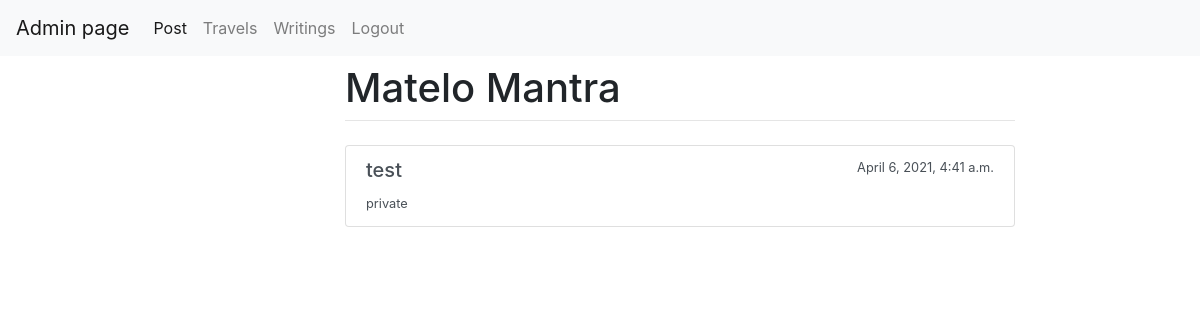
The page /api/post/ (signed in) on the database as committed earlier.
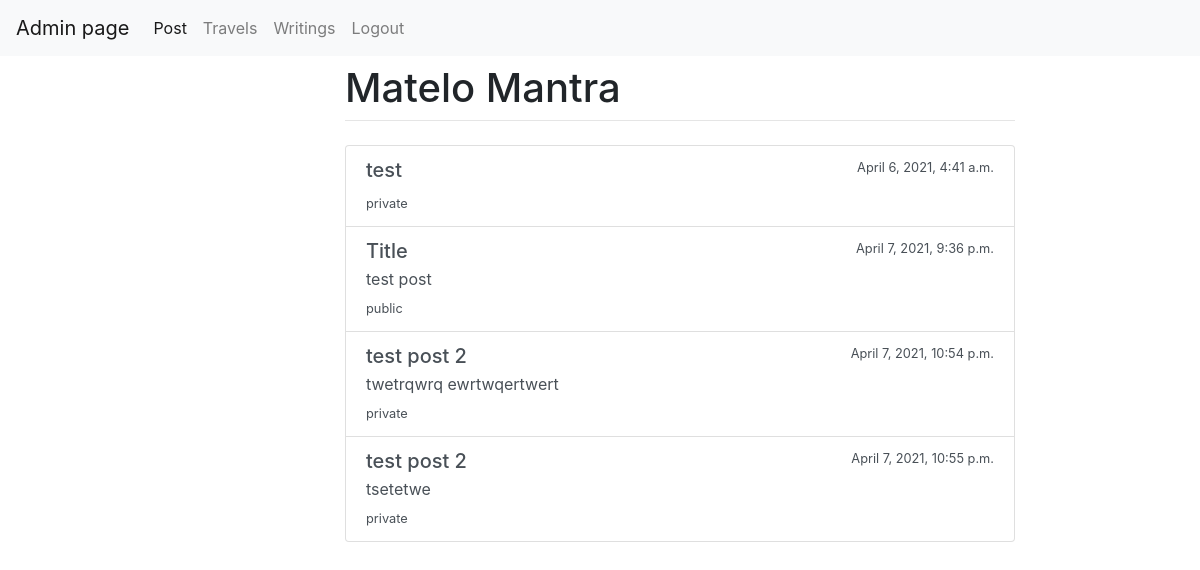
The same page on the database as committed later.
### main/models.py (models this page shows, shortened)
class Post(models.Model):
    name = models.CharField(max_length=200)
    text = models.TextField(max_length=800, blank=True)
    created_at = models.DateTimeField(auto_now_add=True)
    public = models.BooleanField(default=False)

### main/views.py (the view)
# urls.py: path("post/", views.listPost, name="listPost"),
def listPost(response):
    if response.user.is_authenticated:
        pList = Post.objects.filter()
        return render(response, "main/postList.html", {"list": pList})
    return HttpResponseForbidden()

### main/templates/main/postList.html (shortened to what this page needs)
{%  extends "main/base.html" %}
{% block content %}
    <div class="list-group">
    {% for p in list %}
  <a href="/api/post/{{ p.id }}" class="list-group-item list-group-item-action flex-column align-items-start">
    <div class="d-flex w-100 justify-content-between">
      <h5 class="mb-1">{{ p.name }}</h5>
      <small>{{ p.created_at }}</small>
    </div>
    <p class="mb-1">{{ p.text }}</p>
      {% if p.public == True %}
    <small>public</small>
        {% else %}
    <small>private </small>
    {% endif %}
  </a>
    {% endfor %}
        </div>
{% endblock %}

### main/templates/main/base.html (shortened to what this page needs)
<!DOCTYPE html>
<html lang="en">
<head>
    <link rel="stylesheet" href="https://stackpath.bootstrapcdn.com/bootstrap/4.3.1/css/bootstrap.min.css">
</head>
<body>
    <nav class="navbar navbar-expand-lg navbar-light bg-light">
      <a class="navbar-brand" href="/api/home">Admin page</a>
      <div class="collapse navbar-collapse" id="navbarNav">
        <ul class="navbar-nav">
          <li class="nav-item active">
            <a class="nav-link" href="/api/post/create"> Post <span class="sr-only">(current)</span></a>
          </li>
          <li class="nav-item">
            <a class="nav-link" href="#"> Travels </a>
          </li>
          <li class="nav-item">
            <a class="nav-link" href="#"> Writings</a>
          </li>
            {% if not user.is_authenticated %}
            <li class="nav-item">
                <a class="nav-link" href="/login"> Login</a>
            </li>
                {% else %}
            <li class="nav-item">
                <a class="nav-link" href="/logout"> Logout</a>
            </li>
            {% endif %}
        </ul>
      </div>
    </nav>
    <div id="content", name="content", class="main">
        <div class="row justify-content-center">
            <div class="col-8">
                <h1 class="mt-2">Matelo Mantra</h1>
                <hr class="mt-0 mb-4">
                {%  if  user.is_authenticated %}
                    {% block content %}
                    {% endblock %}
                {% else %}
                    {% block unauthenticated %}
                    {% endblock %}
                {%  endif %}
            </div>
        </div>
    </div>
</body>
</html>

### main/templates/main/base.html (style rules this page uses)
.main { margin-left: 160px; padding: 0px 10px; }

Rows that differ between the two databases and show on the page:
added Post: name "Title", created_at "April 7, 2021, 9:36 p.m.", text "test post", public "public"
added Post: name "test post 2", created_at "April 7, 2021, 10:54 p.m.", text "twetrqwrq ewrtwqertwert", public "private"
added Post: name "test post 2", created_at "April 7, 2021, 10:55 p.m.", text "tsetetwe", public "private"
